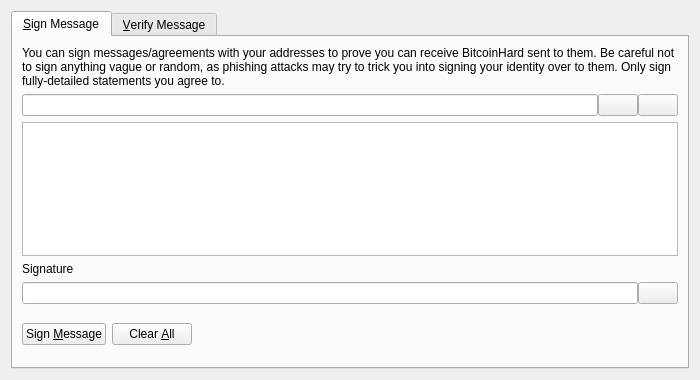
<?xml version="1.0" encoding="UTF-8"?>
<ui version="4.0">
 <class>SignVerifyMessageDialog</class>
 <widget class="QDialog" name="SignVerifyMessageDialog">
  <property name="geometry">
   <rect>
    <x>0</x>
    <y>0</y>
    <width>700</width>
    <height>380</height>
   </rect>
  </property>
  <property name="windowTitle">
   <string>Signatures - Sign / Verify a Message</string>
  </property>
  <property name="modal">
   <bool>true</bool>
  </property>
  <layout class="QVBoxLayout" name="verticalLayout">
   <item>
    <widget class="QTabWidget" name="tabWidget">
     <property name="currentIndex">
      <number>0</number>
     </property>
     <widget class="QWidget" name="tabSignMessage">
      <attribute name="title">
       <string>&amp;Sign Message</string>
      </attribute>
      <layout class="QVBoxLayout" name="verticalLayout_SM">
       <item>
        <widget class="QLabel" name="infoLabel_SM">
         <property name="text">
          <string>You can sign messages/agreements with your addresses to prove you can receive BitcoinHard sent to them. Be careful not to sign anything vague or random, as phishing attacks may try to trick you into signing your identity over to them. Only sign fully-detailed statements you agree to.</string>
         </property>
         <property name="textFormat">
          <enum>Qt::PlainText</enum>
         </property>
         <property name="wordWrap">
          <bool>true</bool>
         </property>
        </widget>
       </item>
       <item>
        <layout class="QHBoxLayout" name="horizontalLayout_1_SM">
         <property name="spacing">
          <number>0</number>
         </property>
         <item>
          <widget class="QValidatedLineEdit" name="addressIn_SM">
           <property name="toolTip">
            <string>The BitcoinHard address to sign the message with</string>
           </property>
          </widget>
         </item>
         <item>
          <widget class="QPushButton" name="addressBookButton_SM">
           <property name="toolTip">
            <string>Choose previously used address</string>
           </property>
           <property name="text">
            <string/>
           </property>
           <property name="shortcut">
            <string>Alt+A</string>
           </property>
           <property name="autoDefault">
            <bool>false</bool>
           </property>
          </widget>
         </item>
         <item>
          <widget class="QPushButton" name="pasteButton_SM">
           <property name="toolTip">
            <string>Paste address from clipboard</string>
           </property>
           <property name="text">
            <string/>
           </property>
           <property name="shortcut">
            <string>Alt+P</string>
           </property>
           <property name="autoDefault">
            <bool>false</bool>
           </property>
          </widget>
         </item>
        </layout>
       </item>
       <item>
        <widget class="QPlainTextEdit" name="messageIn_SM">
         <property name="toolTip">
          <string>Enter the message you want to sign here</string>
         </property>
        </widget>
       </item>
       <item>
        <widget class="QLabel" name="signatureLabel_SM">
         <property name="text">
          <string>Signature</string>
         </property>
         <property name="textFormat">
          <enum>Qt::PlainText</enum>
         </property>
        </widget>
       </item>
       <item>
        <layout class="QHBoxLayout" name="horizontalLayout_2_SM">
         <property name="spacing">
          <number>0</number>
         </property>
         <item>
          <widget class="QLineEdit" name="signatureOut_SM">
           <property name="font">
            <font>
             <italic>true</italic>
            </font>
           </property>
           <property name="readOnly">
            <bool>true</bool>
           </property>
          </widget>
         </item>
         <item>
          <widget class="QPushButton" name="copySignatureButton_SM">
           <property name="toolTip">
            <string>Copy the current signature to the system clipboard</string>
           </property>
           <property name="text">
            <string/>
           </property>
           <property name="autoDefault">
            <bool>false</bool>
           </property>
          </widget>
         </item>
        </layout>
       </item>
       <item>
        <layout class="QHBoxLayout" name="horizontalLayout_3_SM">
         <item>
          <widget class="QPushButton" name="signMessageButton_SM">
           <property name="toolTip">
            <string>Sign the message to prove you own this BitcoinHard address</string>
           </property>
           <property name="text">
            <string>Sign &amp;Message</string>
           </property>
           <property name="autoDefault">
            <bool>false</bool>
           </property>
          </widget>
         </item>
         <item>
          <widget class="QPushButton" name="clearButton_SM">
           <property name="toolTip">
            <string>Reset all sign message fields</string>
           </property>
           <property name="text">
            <string>Clear &amp;All</string>
           </property>
           <property name="autoDefault">
            <bool>false</bool>
           </property>
          </widget>
         </item>
         <item>
          <spacer name="horizontalSpacer_1_SM">
           <property name="orientation">
            <enum>Qt::Horizontal</enum>
           </property>
           <property name="sizeHint" stdset="0">
            <size>
             <width>40</width>
             <height>48</height>
            </size>
           </property>
          </spacer>
         </item>
         <item>
          <widget class="QLabel" name="statusLabel_SM">
           <property name="font">
            <font>
             <weight>75</weight>
             <bold>true</bold>
            </font>
           </property>
           <property name="text">
            <string/>
           </property>
           <property name="wordWrap">
            <bool>true</bool>
           </property>
          </widget>
         </item>
         <item>
          <spacer name="horizontalSpacer_2_SM">
           <property name="orientation">
            <enum>Qt::Horizontal</enum>
           </property>
           <property name="sizeHint" stdset="0">
            <size>
             <width>40</width>
             <height>48</height>
            </size>
           </property>
          </spacer>
         </item>
        </layout>
       </item>
      </layout>
     </widget>
     <widget class="QWidget" name="tabVerifyMessage">
      <attribute name="title">
       <string>&amp;Verify Message</string>
      </attribute>
      <layout class="QVBoxLayout" name="verticalLayout_VM">
       <item>
        <widget class="QLabel" name="infoLabel_VM">
         <property name="text">
          <string>Enter the receiver's address, message (ensure you copy line breaks, spaces, tabs, etc. exactly) and signature below to verify the message. Be careful not to read more into the signature than what is in the signed message itself, to avoid being tricked by a man-in-the-middle attack. Note that this only proves the signing party receives with the address, it cannot prove sendership of any transaction!</string>
         </property>
         <property name="textFormat">
          <enum>Qt::PlainText</enum>
         </property>
         <property name="alignment">
          <set>Qt::AlignLeading|Qt::AlignLeft|Qt::AlignTop</set>
         </property>
         <property name="wordWrap">
          <bool>true</bool>
         </property>
        </widget>
       </item>
       <item>
        <layout class="QHBoxLayout" name="horizontalLayout_1_VM">
         <property name="spacing">
          <number>0</number>
         </property>
         <item>
          <widget class="QValidatedLineEdit" name="addressIn_VM">
           <property name="toolTip">
            <string>The BitcoinHard address the message was signed with</string>
           </property>
          </widget>
         </item>
         <item>
          <widget class="QPushButton" name="addressBookButton_VM">
           <property name="toolTip">
            <string>Choose previously used address</string>
           </property>
           <property name="text">
            <string/>
           </property>
           <property name="shortcut">
            <string>Alt+A</string>
           </property>
           <property name="autoDefault">
            <bool>false</bool>
           </property>
          </widget>
         </item>
        </layout>
       </item>
       <item>
        <widget class="QPlainTextEdit" name="messageIn_VM"/>
       </item>
       <item>
        <widget class="QValidatedLineEdit" name="signatureIn_VM"/>
       </item>
       <item>
        <layout class="QHBoxLayout" name="horizontalLayout_2_VM">
         <item>
          <widget class="QPushButton" name="verifyMessageButton_VM">
           <property name="toolTip">
            <string>Verify the message to ensure it was signed with the specified BitcoinHard address</string>
           </property>
           <property name="text">
            <string>Verify &amp;Message</string>
           </property>
           <property name="autoDefault">
            <bool>false</bool>
           </property>
          </widget>
         </item>
         <item>
          <widget class="QPushButton" name="clearButton_VM">
           <property name="toolTip">
            <string>Reset all verify message fields</string>
           </property>
           <property name="text">
            <string>Clear &amp;All</string>
           </property>
           <property name="autoDefault">
            <bool>false</bool>
           </property>
          </widget>
         </item>
         <item>
          <spacer name="horizontalSpacer_1_VM">
           <property name="orientation">
            <enum>Qt::Horizontal</enum>
           </property>
           <property name="sizeHint" stdset="0">
            <size>
             <width>40</width>
             <height>48</height>
            </size>
           </property>
          </spacer>
         </item>
         <item>
          <widget class="QLabel" name="statusLabel_VM">
           <property name="font">
            <font>
             <weight>75</weight>
             <bold>true</bold>
            </font>
           </property>
           <property name="text">
            <string/>
           </property>
           <property name="wordWrap">
            <bool>true</bool>
           </property>
          </widget>
         </item>
         <item>
          <spacer name="horizontalSpacer_2_VM">
           <property name="orientation">
            <enum>Qt::Horizontal</enum>
           </property>
           <property name="sizeHint" stdset="0">
            <size>
             <width>40</width>
             <height>48</height>
            </size>
           </property>
          </spacer>
         </item>
        </layout>
       </item>
      </layout>
     </widget>
    </widget>
   </item>
  </layout>
 </widget>
 <customwidgets>
  <customwidget>
   <class>QValidatedLineEdit</class>
   <extends>QLineEdit</extends>
   <header>qvalidatedlineedit.h</header>
  </customwidget>
 </customwidgets>
 <resources>
  <include location="../bitcoinhard.qrc"/>
 </resources>
 <connections/>
</ui>
